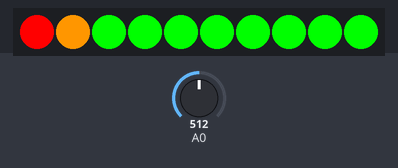
This sketch was run on a simulated Arduino Uno, built with avr-gcc and run on an emulated ATmega328P. On the bench: 10 RGB LEDs in strip order, left to right. The test bench sets the inputs (shaded band); at power-on: A0 = 512.

Above: at 1.2 s.
1.3 s: A0 set to 482
At 2.5 s:
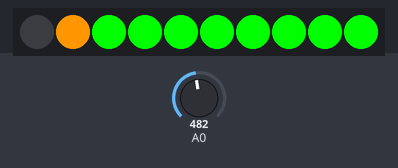
2.8 s: A0 set to 442
At 3.6 s:
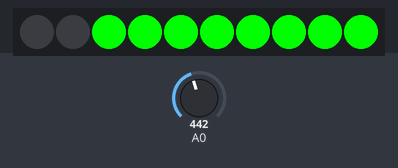
4.3 s: A0 set to 54
At 5.5 s:
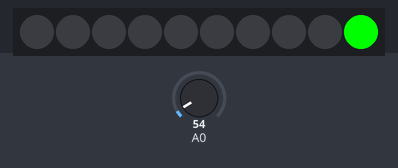
5.8 s: A0 set to 44
At 6.7 s:
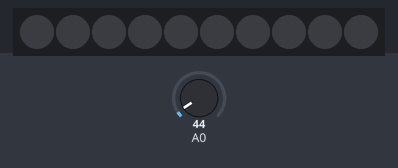
7.3 s: A0 set to 511
At 7.8 s:
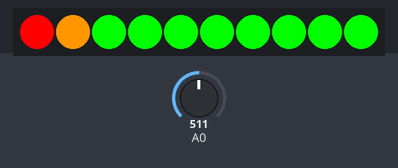
8.8 s: A0 set to 0
At 10.0 s:
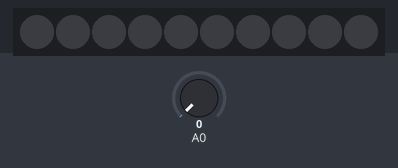
Timing chart, 0 to 11.3 s (numbered marks = the images above; inputs shaded):
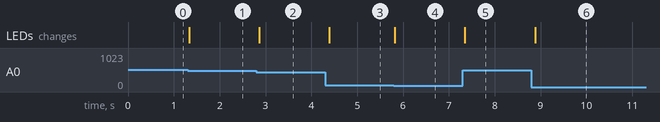

Measured:
- the behaviour switches between 500 and 499 on A0 (found by bisection; images 0 and 1)
- the behaviour switches between 450 and 449 on A0 (found by bisection; images 1 and 2)
- the behaviour switches between 50 and 49 on A0 (found by bisection; images 3 and 4)
- after the input at 1.3 s, the LEDs: change at once (image 1)
- after the input at 2.8 s, the LEDs: change after 0.06 s (image 2)
- after the input at 4.3 s, the LEDs: change after 0.09 s (image 3)
- after the input at 5.8 s, the LEDs: change at once (image 4)
- after the input at 7.3 s, the LEDs: change after 0.05 s (image 5)
- after the input at 8.8 s, the LEDs: change after 0.08 s (image 6)

The sketch:

sensor_dht11_1.ino
```cpp
#include <Grove_LED_Bar.h>

Grove_LED_Bar bar(3, 2, 0);

void setup() {
  bar.begin();
  bar.setGreenToRed(true);
}

void loop() {
  int value = analogRead(A0);
  value = map(value, 0, 500, 0, 10);
  bar.setLevel(value);
  delay(100);
}
```
